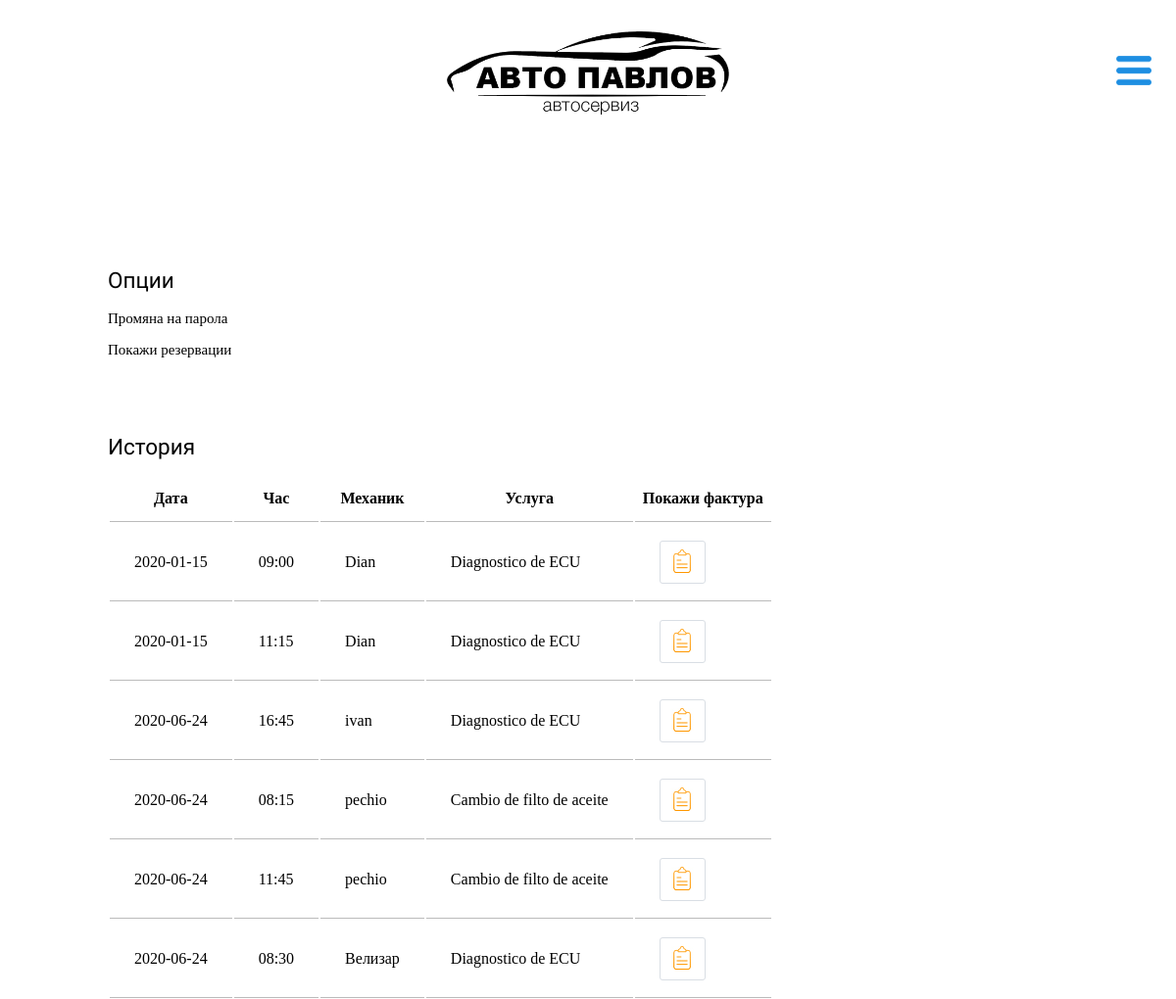
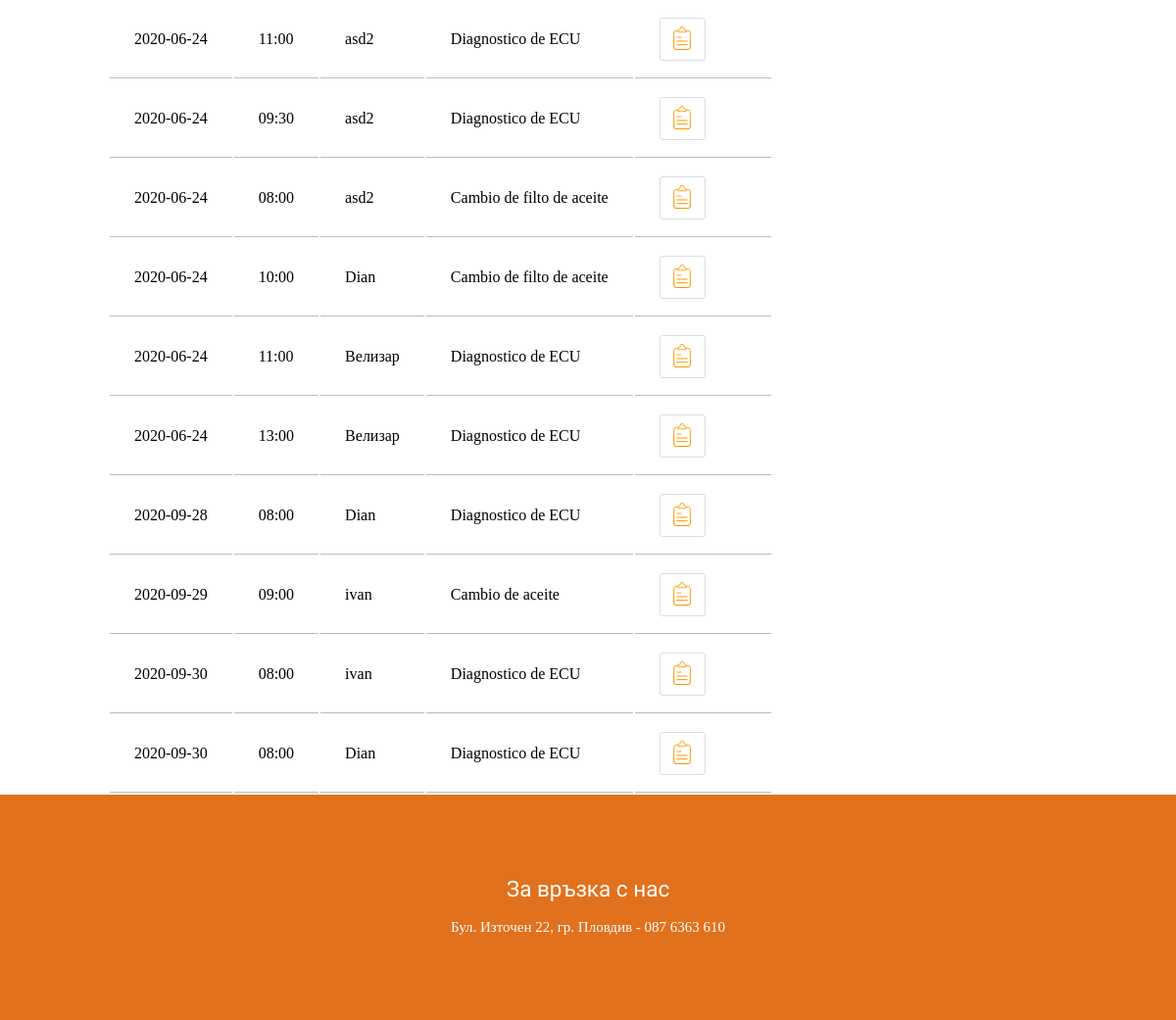
/cliente-cuenta.php (signed in), run on the app's committed database (2 pictures, top to bottom).
### tables this page shows
CREATE TABLE `citas` (
  `idCita` int NOT NULL AUTO_INCREMENT,
  `fecha` date NOT NULL,
  `hora` time(6) NOT NULL,
  `hora_fin` time(6) NOT NULL,
  `nombreEmpleado` varchar(40) NOT NULL,
  `nombreServicio` varchar(40) NOT NULL,
  `idCliente` int NOT NULL,
  PRIMARY KEY (`idCita`)
);

### cliente-cuenta.php (the view, shortened to what this page needs)
<?php
$conexion = new mysqli(conexion_host, conexion_user, conexion_pass, conexion_bbdd, conexion_port);
?>
<html>
<head>
    <link rel="stylesheet" href="css/styles.css">
    <link rel="stylesheet" href="css/style-cuenta-cliente.css">
    <link rel="stylesheet" media="screen and (min-width: 641px) and (max-width: 1200px)" href="css/style-tablet.css">
    <link rel="stylesheet" media="screen and (min-width: 100px) and (max-width: 640px)" href="css/style-movil.css">
</head>
<body>
<span id="logo_and_but_menu_respons" style="filter: invert();">
    <img height="85" src="design/logo.png">
    <img height=30" src="design/menu_button.png" id="butt_menu" onclick="toggle_visibility('menuu_movil');"/>
</span>
<div style="width: 100%; max-width: 980px; margin: 0 auto; padding: 30px;">
    <div id="content" style="height: 100%; margin-top: 230px;">
        <div id="panel-opciones" style="height: 170px; width: 100%; float: left;">
            <h2>Опции</h2>
            <div id="cambiar-contraseña">Промяна на парола</div>
            <div style="margin-top:10px" id="mostrar-citas">Покажи резервации</div>
        </div>
        <div id="panel-contenido-citas" style="width:100%; float:left">
            <h2>История</h2>
            <?php
            $email = $_SESSION["email"];
            $resultado = mysqli_query($conexion, "SELECT * from citas INNER JOIN clientes ON citas.idCliente = clientes.idCliente WHERE correoCliente = '$email'");
            echo "<table id='tabla_citas_cliente_con_cuenta'>";
            echo "<tr><th>Дата</th><th>Час</th><th>Механик</th><th>Услуга</th><th>Покажи фактура</th></tr>";
            while ($row = mysqli_fetch_array($resultado)) {
                echo "<tr>";
                echo "<td>$row[1]</td>";
                $var1 = substr($row[2], 0, 5);
                echo "<td>$var1</td>";
                echo "<td>$row[4]</td>";
                echo "<td>$row[5]</td>";
                echo "<td><button type='button' id='buton_tabla' onclick='visualizar_hoja(\"$row[0]\")'><i class='button_imagen2'></td>";
                echo "</tr>";
            }
            echo "</table>";
            ?>
        </div>
    </div>
</div>
<div id="footer">
    <div style="padding-top: 70px">
        <h2>За връзка с нас</h2>
        <div>Бул. Източен 22, гр. Пловдив - 087 6363 610</div>
    </div>
</div>
</body>
</html>

### css/styles.css (style rules this page uses)
body { font-family: Work Sans, Arial, sans-serif; font-size: 15px; line-height: 1.5; display: block; margin: 0; }
h1, h2, h3, h4, h5, h6 { font-weight: 400; font-family: Work Sans, Arial, sans-serif; margin: 10px 0; }
* { font-family: verdana; }
#content { height:100%; }
th { padding: 14px 8px; }
td { padding: 17px 30px; }
td, th { border-bottom: 1px solid rgb(187, 187, 187) }
#buton_tabla { display: inline-block; margin-bottom: 0; font-size: 15px; font-weight: 400; text-align: center; white-space: nowrap; vertical-align: middle; -ms-touch-action: manipulation; touch-action: manipulation; cursor: pointer; -webkit-user-select: none; -moz-user-select: none; -ms-user-select: none; user-select: none; background-image: none; border: 1px solid #d9dee4; color: #00a0d2; background-color: #fff; border-radius: 3px; overflow: hidden; text-overflow: ellipsis; padding: 7px 11px 11px 10px; }
.button_imagen2:before { content: url("../design/edit1.jpg"); position: relative; top: 1px; display: inline-block; font-family: 'Glyphicons Halflings'; font-style: normal; font-weight: 400; line-height: 1; -webkit-font-smoothing:antialiased; }

### css/style-cuenta-cliente.css (style rules this page uses)
body { font-family: Work Sans, Arial, sans-serif; font-size: 15px; line-height: 1.5; }
h1, h2, h3, h4, h5, h6 { font-weight: 400; font-family: Work Sans, Arial, sans-serif; margin: 10px 0; }
#logo_and_but_menu_respons { display: none }
#footer { width: 100%; height: 230px; text-align: center; background-color: #E2711D; color: white; }

### css/style-tablet.css (style rules this page uses)
#logo_and_but_menu_respons { display: block; position: absolute; top: 32px; width: 100%; text-align: center; }
#butt_menu { color: white; position: absolute; top: 25px; right: 25px; z-index: 1; }
#tabla_citas_cliente_con_cuenta tr td { padding: 17px 25px; }

### css/style-movil.css (style rules this page uses)
#logo_and_but_menu_respons { display: block; position: absolute; top: 32px; width: 100%; text-align: center; }
#butt_menu { color: white; position: absolute; top: 21px; right: 25px; z-index: 1; }
#tabla_citas_cliente_con_cuenta tr td { padding: 17px 25px; }

### data on the page
citas: fecha "2020-01-15", hora "09:00", nombreEmpleado "Dian", nombreServicio "Diagnostico de ECU"
citas: fecha "2020-01-15", hora "11:15", nombreEmpleado "Dian", nombreServicio "Diagnostico de ECU"
citas: fecha "2020-06-24", hora "16:45", nombreEmpleado "ivan", nombreServicio "Diagnostico de ECU"
citas: fecha "2020-06-24", hora "08:15", nombreEmpleado "pechio", nombreServicio "Cambio de filto de aceite"
citas: fecha "2020-06-24", hora "11:45", nombreEmpleado "pechio", nombreServicio "Cambio de filto de aceite"
citas: fecha "2020-06-24", hora "08:30", nombreEmpleado "Велизар", nombreServicio "Diagnostico de ECU"
citas: fecha "2020-06-24", hora "11:00", nombreEmpleado "asd2", nombreServicio "Diagnostico de ECU"
citas: fecha "2020-06-24", hora "09:30", nombreEmpleado "asd2", nombreServicio "Diagnostico de ECU"
citas: fecha "2020-06-24", hora "08:00", nombreEmpleado "asd2", nombreServicio "Cambio de filto de aceite"
citas: fecha "2020-06-24", hora "10:00", nombreEmpleado "Dian", nombreServicio "Cambio de filto de aceite"
citas: fecha "2020-06-24", hora "11:00", nombreEmpleado "Велизар", nombreServicio "Diagnostico de ECU"
citas: fecha "2020-06-24", hora "13:00", nombreEmpleado "Велизар", nombreServicio "Diagnostico de ECU"
citas: fecha "2020-09-28", hora "08:00", nombreEmpleado "Dian", nombreServicio "Diagnostico de ECU"
citas: fecha "2020-09-29", hora "09:00", nombreEmpleado "ivan", nombreServicio "Cambio de aceite"
citas: fecha "2020-09-30", hora "08:00", nombreEmpleado "ivan", nombreServicio "Diagnostico de ECU"
citas: fecha "2020-09-30", hora "08:00", nombreEmpleado "Dian", nombreServicio "Diagnostico de ECU"
